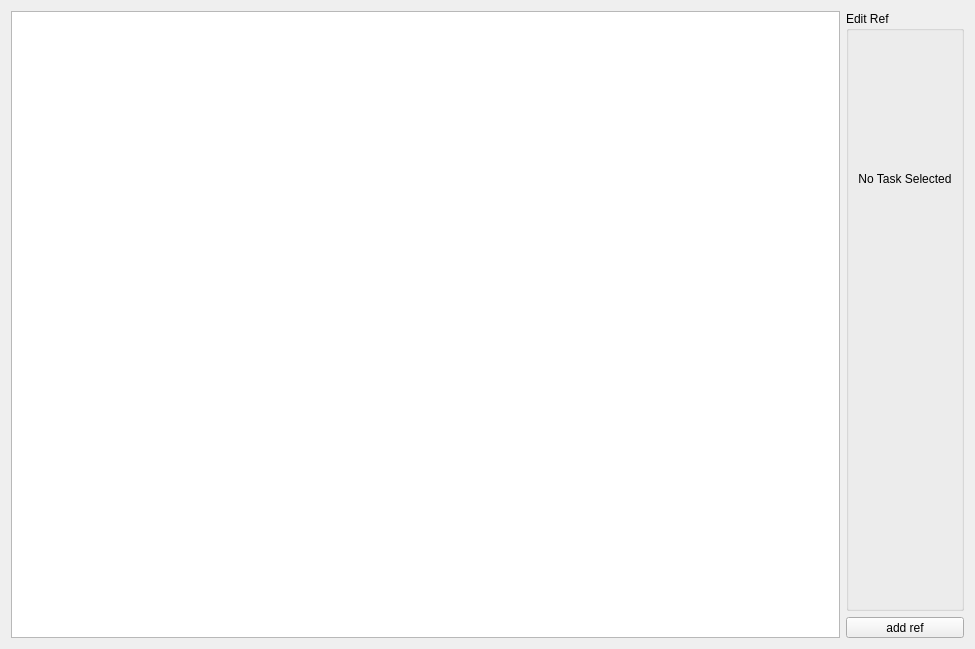
<?xml version="1.0" encoding="UTF-8"?>
<ui version="4.0">
 <class>Refs</class>
 <widget class="QWidget" name="Refs">
  <property name="geometry">
   <rect>
    <x>0</x>
    <y>0</y>
    <width>975</width>
    <height>649</height>
   </rect>
  </property>
  <property name="windowTitle">
   <string>Refs</string>
  </property>
  <layout class="QHBoxLayout" name="horizontalLayout">
   <item>
    <widget class="QTreeView" name="ref_view"/>
   </item>
   <item>
    <layout class="QVBoxLayout" name="verticalLayout_3">
     <item>
      <widget class="QGroupBox" name="edit_group">
       <property name="title">
        <string>Edit Ref</string>
       </property>
       <layout class="QVBoxLayout" name="verticalLayout_2">
        <item>
         <widget class="QLabel" name="NoneSelected">
          <property name="enabled">
           <bool>true</bool>
          </property>
          <property name="text">
           <string>No Task Selected</string>
          </property>
          <property name="textFormat">
           <enum>Qt::AutoText</enum>
          </property>
          <property name="alignment">
           <set>Qt::AlignCenter</set>
          </property>
         </widget>
        </item>
        <item>
         <widget class="Ref_Details" name="ref_details" native="true"/>
        </item>
       </layout>
      </widget>
     </item>
     <item>
      <widget class="QToolButton" name="new_ref">
       <property name="sizePolicy">
        <sizepolicy hsizetype="Preferred" vsizetype="Fixed">
         <horstretch>0</horstretch>
         <verstretch>0</verstretch>
        </sizepolicy>
       </property>
       <property name="text">
        <string>add ref</string>
       </property>
      </widget>
     </item>
    </layout>
   </item>
  </layout>
  <action name="actionadd_ref">
   <property name="text">
    <string>add ref</string>
   </property>
   <property name="toolTip">
    <string>Add new (offset) refference frame</string>
   </property>
   <property name="shortcut">
    <string>Ctrl+A</string>
   </property>
  </action>
 </widget>
 <customwidgets>
  <customwidget>
   <class>Ref_Details</class>
   <extends>QWidget</extends>
   <header>stack_of_tasks.ui.ref_tab.ref_details</header>
   <container>1</container>
  </customwidget>
 </customwidgets>
 <resources/>
 <connections/>
</ui>
